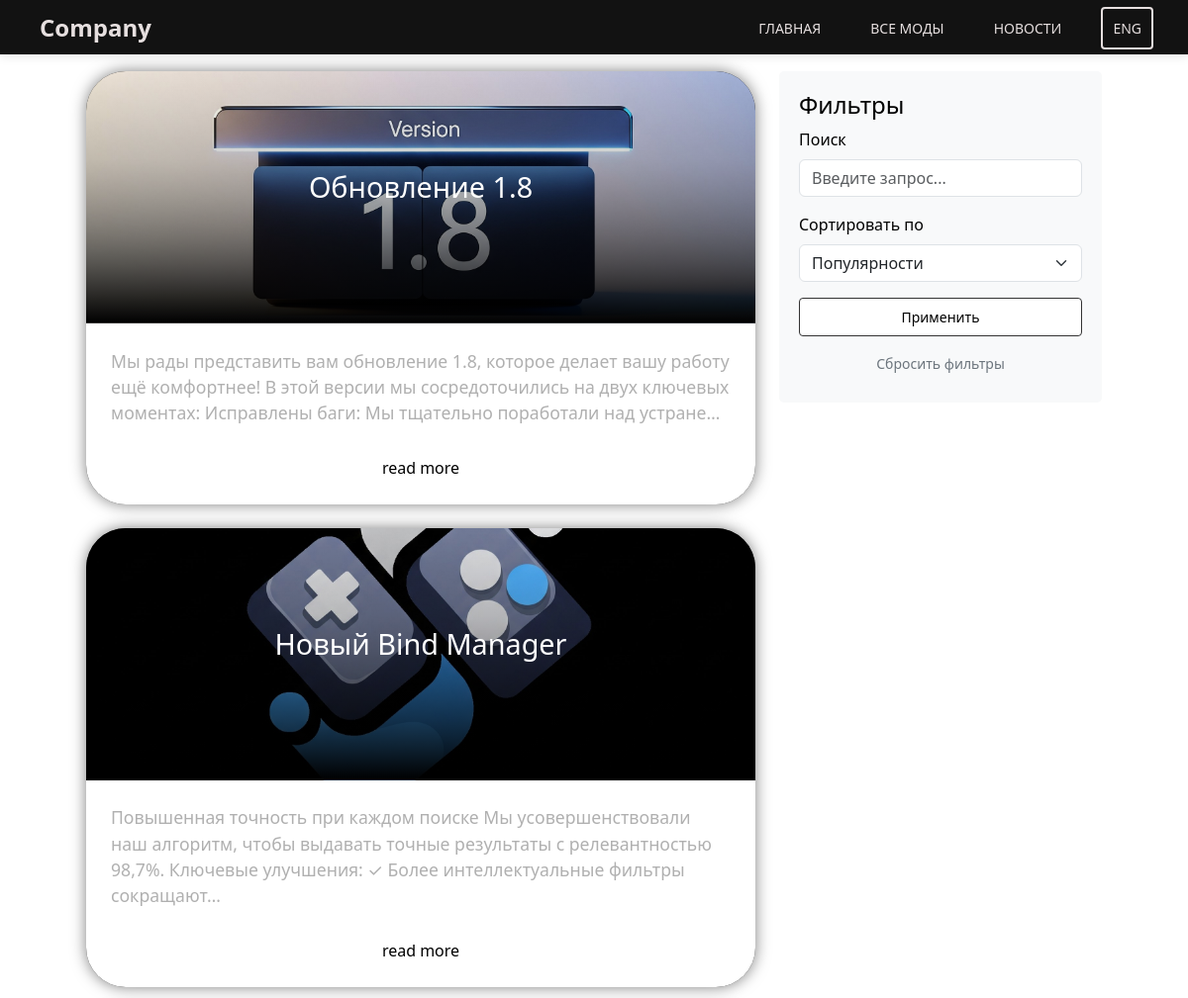
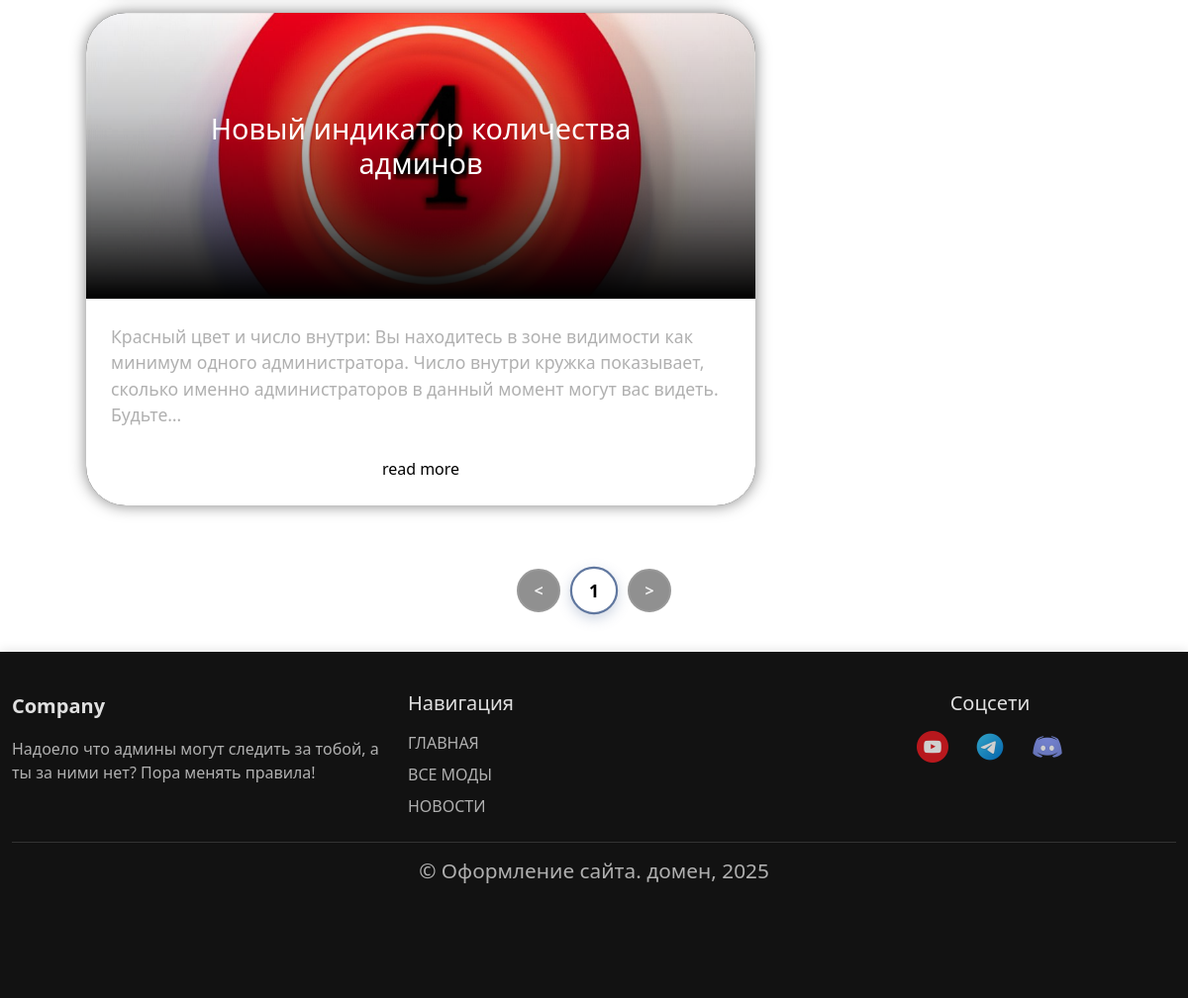
Page /ru/news/ on the committed database (2 pictures, top to bottom).
### main/models.py (models this page shows, shortened)
class New(models.Model):
    title = models.CharField(max_length=200)
    content = models.TextField()
    image = models.ImageField(
        upload_to='main/images/',
        default="Update 1.8.jpg",
        verbose_name='Изображение'
    )
    views_count = models.IntegerField(default=0)
    time_create = models.DateTimeField(auto_now_add=True)
    is_published = models.BooleanField(default=True)

### main/views.py (the view)
# urls.py: path('news/', all_news, name='all_news'),
def all_news(request):
    sort_by = request.GET.get('sort_by', 'popularity')
    category = request.GET.get('category', '')
    search_query = request.GET.get('search', '')
    page_number = request.GET.get('page')
    if not page_number:
        page_number = "1"
    news = New.objects.filter(is_published=1)
    if search_query:
        news = news.filter(title__icontains=search_query) | news.filter(content__icontains=search_query)
    if category:
        news = news.filter(category=category)
    if sort_by == 'popularity':
        news = news.order_by('-views_count')
    elif sort_by == 'date':
        news = news.order_by('-time_create')
    paginator = Paginator(news, 5)
    news = paginator.get_page(page_number)
    context = {
        'page_obj': news,
        'active_page': int(page_number),
        'selected_sort': sort_by,
        'selected_category': category,
        'search_query': search_query,
    }
    return render(request, "main/all_news.html", context)

### main/templatetags/path_filters.py (called while the page is built)
@register.filter
def get_path_part(value, index):
    parts = value.strip('/').split('/')
    if index < len(parts):
        return parts[index]
    else:
        return 'main'

### main/templates/main/all_news.html (shortened to what this page needs)
{% extends "main/base.html" %}
{% load static %}
{% load i18n %}
{% block stylesheet %}
<link type="text/css" href="{% static 'main/css/main.css'%}" rel="stylesheet" />
<link type="text/css" href="{% static 'main/css/base.css'%}" rel="stylesheet" />
<link type="text/css" href="{% static 'main/css/all_mods.css'%}" rel="stylesheet" />
<link type="text/css" href="{% static 'main/css/paginator.css'%}" rel="stylesheet"/>
{% endblock %}
{% block content %}
<br><br><br>
<div class="container" style="max-width:1050px">
    <div class="row">
        <div class="col-md-8 order-md-1">
            {% for new in page_obj %}
            <div class="tariff-plans">
                <div class="tariff-card-combined" style="max-width:800px;">
                    <div class="tariff-header image-zoom-container"
                         style="background-image: linear-gradient(to bottom, transparent, 65%, black), url('{{ new.image.url }}');
                                background-size: cover;
                                background-position: center;
                                transition: transform 0.5s ease;
                                overflow: hidden;">
                        <h2>{{ new.title }}</h2>
                    </div>
                    <div class="tariff-body">
                        <p class="hero-text short-text" style="text-align: left;">{{ new.content|truncatechars:200 }}</p>
                        {% if new.content|length > 200 %}
                        <span class="show-more text-black" onclick="toggleText(this)">read more</span>
                        {% endif %}
                    </div>
                </div>
            </div>
            <br>
            {% endfor %}
        </div>
        <div class="col-md-4 order-md-2">
            <div class="filter-block" style="background: #f8f9fa; padding: 20px; border-radius: 5px; position: sticky; top: 70px;">
                <h4 class="text-black">{% trans "Фильтры" %}</h4>
                <form method="get" action="">
                    <div class="mb-3">
                        <label class="form-label text-black">{% trans "Поиск" %}</label>
                        <input type="text" name="search" class="form-control" placeholder="{% trans 'Введите запрос...' %}" value="{{ search_query }}">
                    </div>
                    <div class="mb-3">
                        <label class="form-label text-black">{% trans "Сортировать по" %}</label>
                        <select name="sort_by" class="form-select">
                            <option value="popularity" {% if selected_sort == 'popularity' %}selected{% endif %}>{% trans "Популярности" %}</option>
                        </select>
                    </div>
                    <button type="submit" class="btn btn-primary w-100">{% trans "Применить" %}</button>
                    {% if selected_sort or selected_category or search_query %}
                        <a href="?" class="btn btn-outline-secondary w-100 mt-2">{% trans "Сбросить фильтры" %}</a>
                    {% endif %}
                </form>
            </div>
        </div>
    </div>
    {% include 'main/paginator.html' %}
</div>
{% endblock %}

### main/static/main/css/main.css (style rules this page uses)
:root { --bg-dark: #121212; --bg-darker: #090909; --card-bg: #242424; --text-main: #e0e0e0; --text-secondary: #b0b0b0; --border-dark: #333; --accent-blue: #60779f; --accent-red: #d14334; --shadow-dark: 0 4px 6px rgba(0, 0, 0, 0.3); --bg-light: #60779f; }
.container { max-width: 1200px; }
.hero-text { color: var(--text-secondary); margin: 0 auto 30px; font-size: 1.1rem; max-width: 800px; }
.btn { display: inline-block; padding: 8px 16px; border-radius: 4px; text-decoration: none; font-size: 14px; cursor: pointer; transition: all 0.3s; border: 1px solid transparent; }
.btn-primary { background-color: white; border-color: var(--border-dark); color: black; }
h2 { font-size: 1.8rem; margin-bottom: 20px; text-align: center; color: white; }
h4 { text-align: left; color: white; }
.tariff-plans { display: flex; gap: 20px; flex-wrap: wrap; justify-content: center; }
.tariff-card-combined { flex: 1; min-width: 400px; max-width: 500px; background-color: var(--card-bg); border-radius: 40px; box-shadow: 0 0 15px rgba(0, 0, 0, 0.5); overflow: hidden; transition: transform 0.3s ease, box-shadow 0.3s ease; }
.tariff-header { background-color: black; padding: 100px; text-align: center; position: relative; }
.tariff-body { padding: 25px; background-color: white; text-align: center; }

### main/static/main/css/all_mods.css (style rules this page uses)
.short-text { display: none; }
.show-more { color: #007bff; cursor: pointer; text-decoration: none; }
.tariff-header { transition: all 0.5s ease; will-change: transform; }

### rows in the picture
New: image (picture), title "Обновление 1.8", content "Мы рады представить вам обновление 1.8, которое делает вашу работу ещё комфортнее! В этой версии мы сосредоточились на двух ключевых моментах: Исправлены баги: Мы тщательно поработали над устране…", shows "read more"
New: image (picture), title "Новый Bind Manager", content "Повышенная точность при каждом поиске Мы усовершенствовали наш алгоритм, чтобы выдавать точные результаты с релевантностью 98,7%. Ключевые улучшения: ✓ Более интеллектуальные фильтры сокращают…", shows "read more"
New: image (picture), title "Новый индикатор количества админов", content "Красный цвет и число внутри: Вы находитесь в зоне видимости как минимум одного администратора. Число внутри кружка показывает, сколько именно администраторов в данный момент могут вас видеть. Будьте…", shows "read more"

### other values in the picture
{{ page }} "1"
